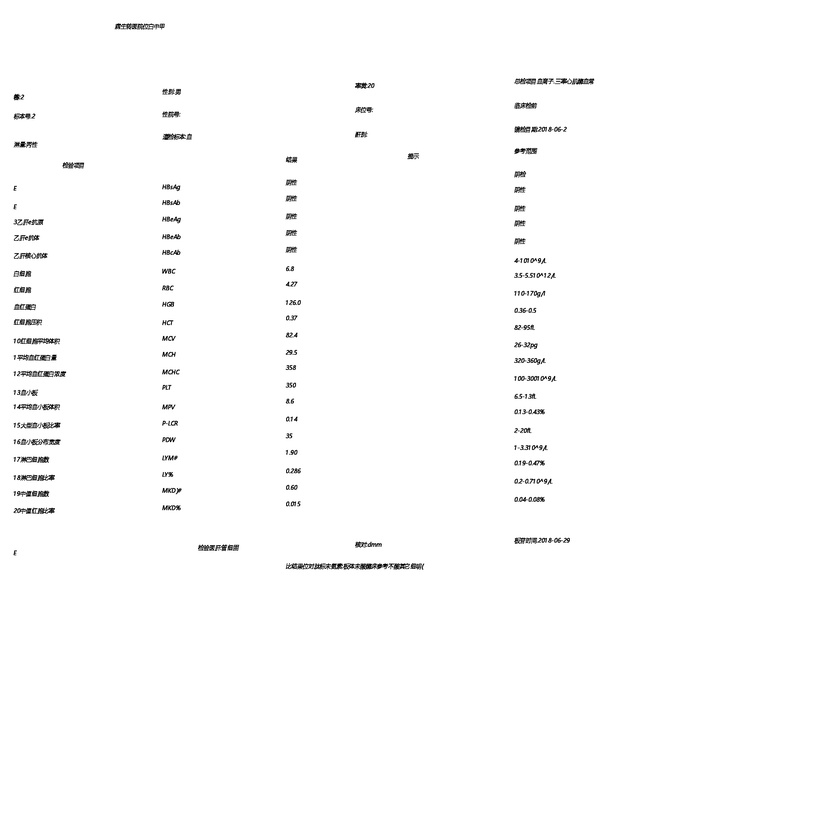
#> input picture tmp/image.jpg, 840 x 840 px, shrunk from 3000 x 3000 before the run
$ python textDetection.py tmp/image.jpg   (Python 2 division)   (older library calls are emulated)
#> lines starting #> are read from the running program, lines starting #| are printed output that depends on the picture; after the words box and inside, x2 and y2 are one past the last pixel; in counts of white or black regions, pixels touching at a corner belong together
#> further down, img is the input picture: shape (840, 840, 3); min 0, max 255, mean 252.6

# coding:utf8

import sys

import cv2
import numpy as np

def preprocess(gray):
    # 1. Sobel算子，x方向求梯度
    sobel = cv2.Sobel(gray, cv2.CV_8U, 1, 0, ksize = 3)
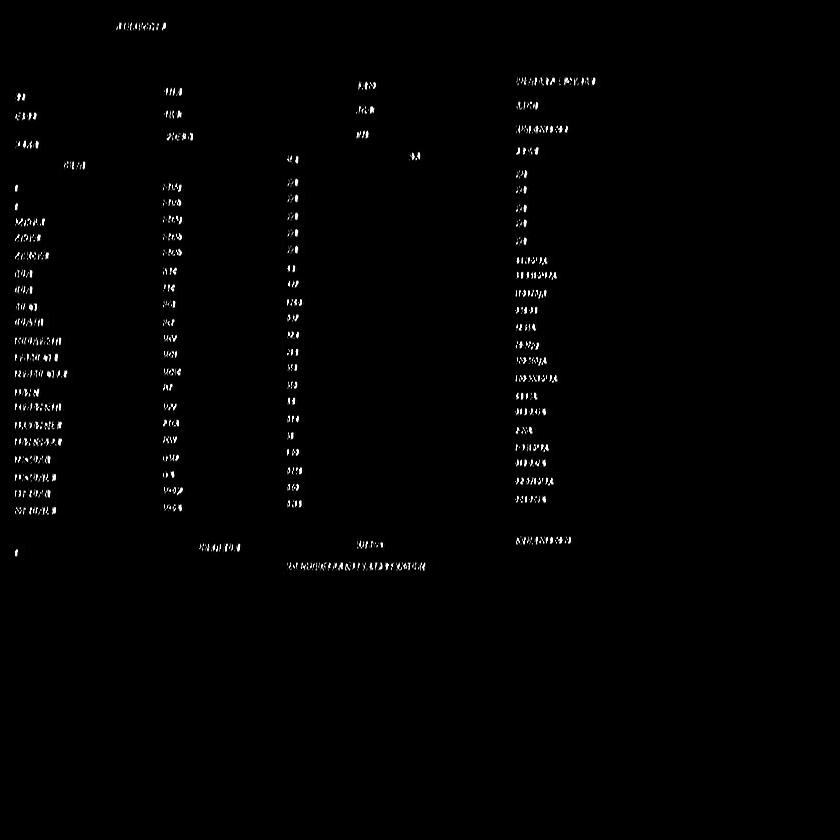
#> sobel: shape (840, 840); min 0, max 255, mean 2.2
    # 2. 二值化
    ret, binary = cv2.threshold(sobel, 0, 255, cv2.THRESH_OTSU+cv2.THRESH_BINARY)
#> binary: shape (840, 840); 0.88% white in thin lines or dots, all inside (x1, y1, x2, y2) = (15, 23, 596, 571)
#> ret = 106

    # 3. 膨胀和腐蚀操作的核函数
    element1 = cv2.getStructuringElement(cv2.MORPH_RECT, (30, 9))
    element2 = cv2.getStructuringElement(cv2.MORPH_RECT, (24, 6))

    # 4. 膨胀一次，让轮廓突出
    dilation = cv2.dilate(binary, element2, iterations = 1)
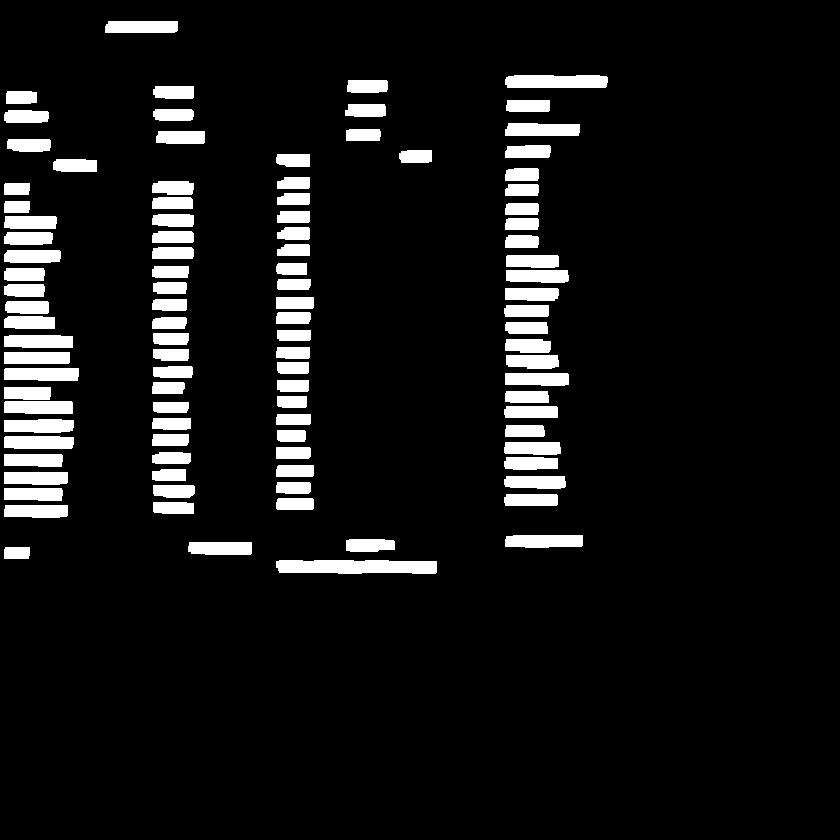
#> dilation: shape (840, 840); 8% white; 102 white regions, largest, box (x1, y1, x2, y2) and area: (276, 560, 437, 574) 2056, (505, 75, 608, 88) 1282, (505, 535, 583, 548) 948

    # 5. 腐蚀一次，去掉细节，如表格线等。注意这里去掉的是竖直的线
    erosion = cv2.erode(dilation, element1, iterations = 1)
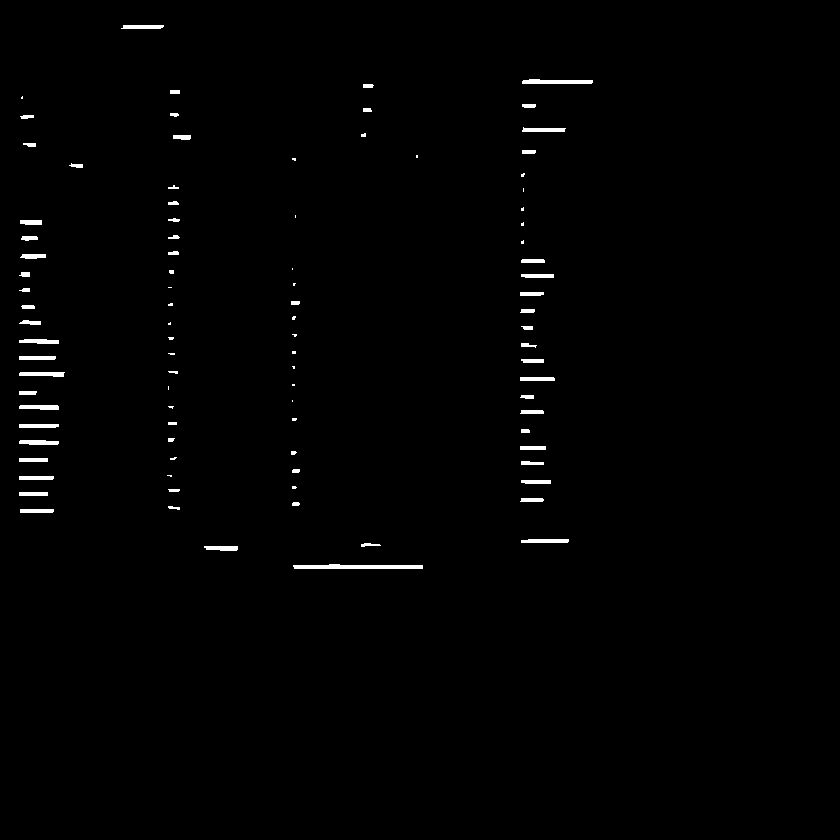
#> erosion: shape (840, 840); 0.86% white; 94 white regions (30 under 20 px), largest, box (x1, y1, x2, y2) and area: (293, 564, 423, 569) 529, (522, 79, 593, 84) 293, (19, 372, 65, 377) 191

    # 6. 再次膨胀，让轮廓明显一些
    dilation2 = cv2.dilate(erosion, element2, iterations = 3)
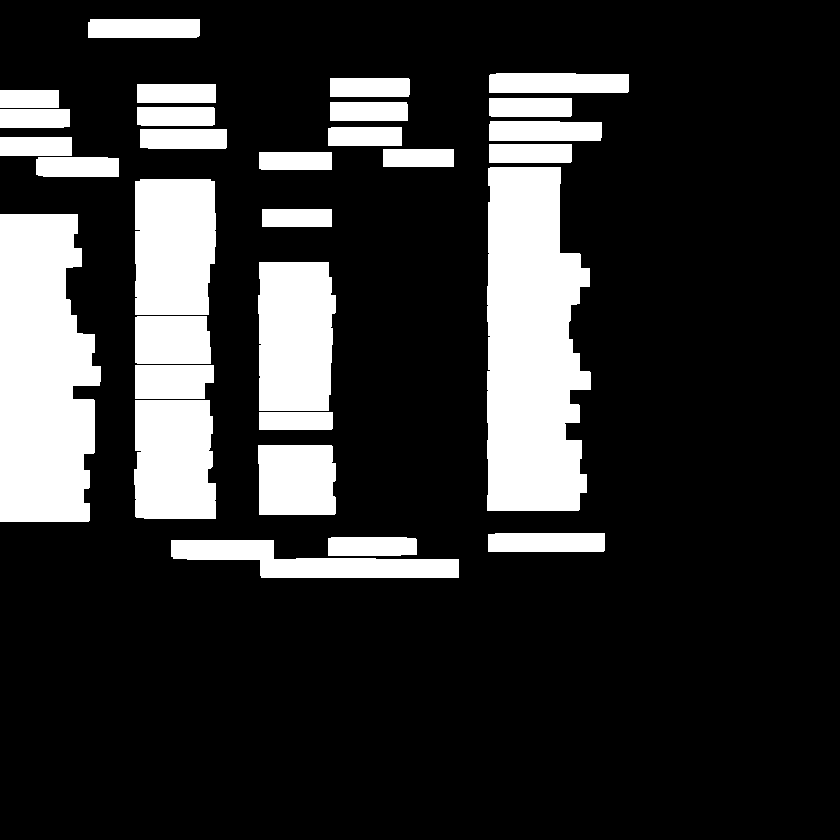
#> dilation2: shape (840, 840); 19.5% white; 30 white regions

    # 7. 存储中间图片
    cv2.imwrite("binary.png", binary)
    cv2.imwrite("dilation.png", dilation)
    cv2.imwrite("erosion.png", erosion)
    cv2.imwrite("dilation2.png", dilation2)

    return dilation


def findTextRegion(img):
    region = []

    # 1. 查找轮廓
    # ret, binary = cv2.threshold(img,127,255,cv2.THRESH_BINARY)

    _, contours, hierarchy = cv2.findContours(img, cv2.RETR_TREE, cv2.CHAIN_APPROX_SIMPLE)
#> contours = 102 contours; largest, box (x1, y1, x2, y2) and area: (276, 560, 437, 574) 1885, (505, 75, 608, 88) 1171, (505, 535, 583, 548) 860, (4, 368, 79, 381) 850, (505, 123, 580, 136) 830

    # 2. 筛选那些面积小的
    for i in range(len(contours)):
        cnt = contours[i]
        # 计算该轮廓的面积
        area = cv2.contourArea(cnt)

        # 面积小的都筛选掉
        if(area < 10):
            continue

        # 轮廓近似，作用很小
        epsilon = 0.001 * cv2.arcLength(cnt, True)
        approx = cv2.approxPolyDP(cnt, epsilon, True)

        # 找到最小的矩形，该矩形可能有方向
        rect = cv2.minAreaRect(cnt)
        print "rect is: "
        print rect

        # box是四个点的坐标
        box = cv2.boxPoints(rect)
        box = np.int0(box)

        # 计算高和宽
        height = abs(box[0][1] - box[2][1])
        width = abs(box[0][0] - box[2][0])

        # 筛选那些太细的矩形，留下扁的
        if(height > width * 1.2):
            continue

        region.append(box)
#> this loop made 102 passes
#> (area, epsilon, rect, box, height, width) on passes 1 to 6: (1885, 0.345, ((356, 566.5), (13, 160), -90), [[435, 572], [275, 572], [275, 559], [435, 559]], 13, 160), (271, 0.0708, ((16.5, 552.5), (11, 25), -90), [[29, 558], [4, 558], [4, 547], [29, 547]], 11, 25), (730, 0.148, ((219.5, 548), (12, 63), -90), [[251, 554], [188, 554], [188, 542], [251, 542]], 12, 63), (528, 0.116, ((370, 545), (12, 48), -90), [[394, 551], [346, 551], [346, 539], [394, 539]], 12, 48), (860.5, 0.175, ((543.5, 541), (12, 77), -90), [[582, 547], [505, 547], [505, 535], [582, 535]], 12, 77), (717, 0.148, ((35.5, 511), (12, 63), -90), [[67, 517], [4, 517], [4, 505], [67, 505]], 12, 63)
#> (printed output is left out)
#> after the loop, region = 102 items

    return region


def detect(img):
    # 1.  转化成灰度图
    gray = cv2.cvtColor(img, cv2.COLOR_BGR2GRAY)

    # 2. 形态学变换的预处理，得到可以查找矩形的图片
    dilation = preprocess(gray)

    # 3. 查找和筛选文字区域
    region = findTextRegion(dilation)
#> region = 102 items

    # 4. 用绿线画出这些找到的轮廓
    for box in region:
        cv2.drawContours(img, [box], 0, (0, 255, 0), 2)
#> this loop made 102 passes
#> box on passes 1 to 12: [[435, 572], [275, 572], [275, 559], [435, 559]], [[29, 558], [4, 558], [4, 547], [29, 547]], [[251, 554], [188, 554], [188, 542], [251, 542]], [[394, 551], [346, 551], [346, 539], [394, 539]], [[582, 547], [505, 547], [505, 535], [582, 535]], [[67, 517], [4, 517], [4, 505], [67, 505]], [[193, 513], [153, 513], [153, 502], [193, 502]], [[313, 509], [276, 509], [276, 498], [313, 498]], [[557, 505], [504, 505], [504, 494], [557, 494]], [[62, 500], [4, 500], [4, 488], [62, 488]], [[194, 497], [153, 497], [153, 485], [194, 485]], [[310, 493], [276, 493], [276, 482], [310, 482]]
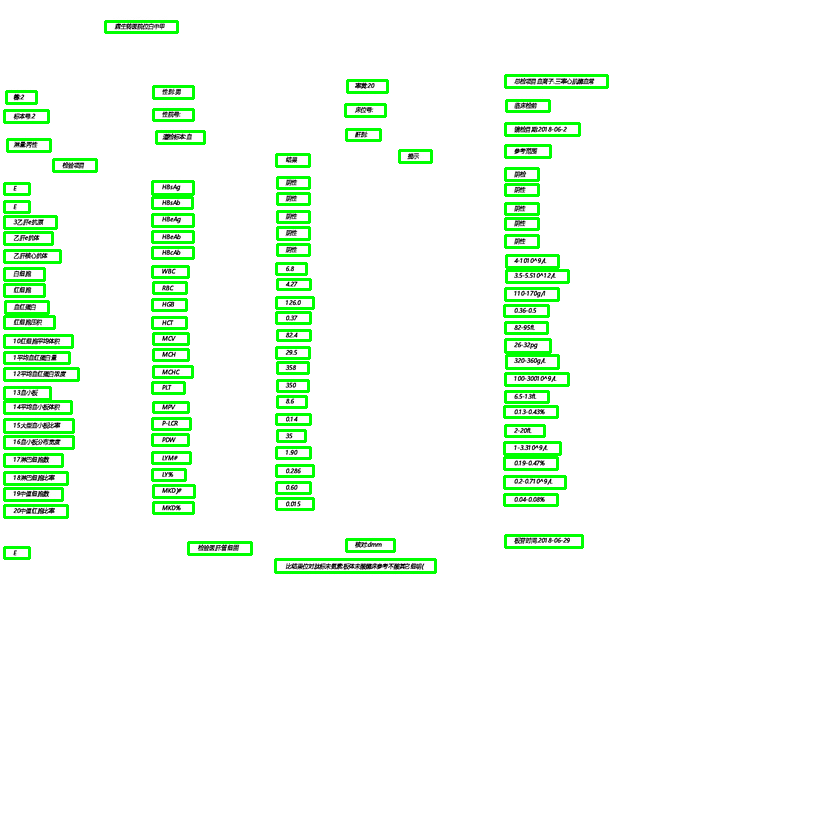
#> img: shape (840, 840, 3); mean B, G, R 240.3, 252.7, 240.3

    #cv2.namedWindow("img", cv2.WINDOW_NORMAL)
    #cv2.imshow("img", img)

    # 带轮廓的图片
    cv2.imwrite("contours.png", img)

    #cv2.waitKey(0)
    #cv2.destroyAllWindows()


if __name__ == '__main__':
    # 读取文件
    imagePath = sys.argv[1]
    img = cv2.imread(imagePath)
    detect(img)
